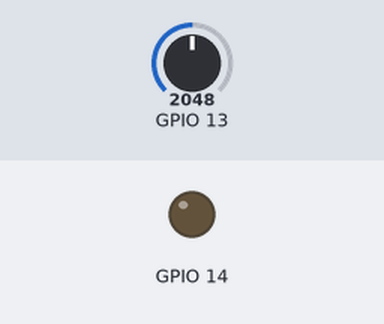
Recording of a sketch running on a simulated ESP32. Parts: output pins drawn as LEDs (lit = HIGH). The inputs (shaded band) are chosen by the test bench; at power-on: GPIO 13 = 2048. What the sketch prints to the serial monitor is not drawn.

Above: at 1.2 s.
1.3 s: GPIO 13 set to 210
At 1.6 s:
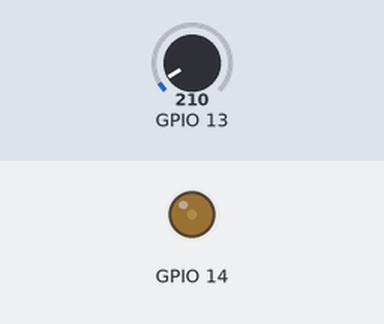
2.8 s: GPIO 13 set to 0
At 3.9 s:
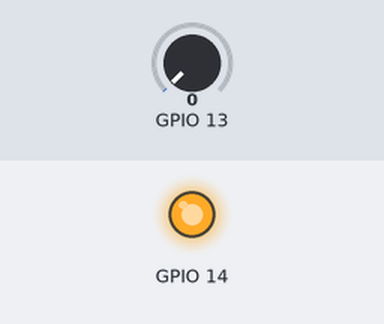
Timing chart, 0 to 5.8 s (numbered marks = the images above; inputs shaded):
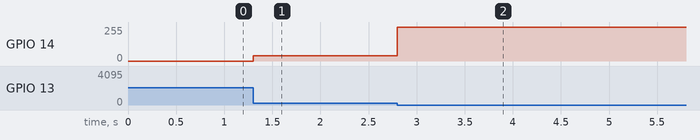

Measured:
- after the input at 1.3 s, GPIO 14: 0/255 → 41/255 at once
- after the input at 2.8 s, GPIO 14: 41/255 → 255/255 at once

The sketch:

1005ex2.ino
```cpp
void setup() {
  Serial.begin(115200); //設定傳輸鮑率，跟電腦傳輸資料的頻率
  pinMode(13, INPUT); //設定腳位為輸入用

  ledcSetup(0, 5000, 8);   //頻率5000，頻道0，解析度8;
  ledcAttachPin(14, 0);  //將上述頻道0附加到ledPin腳位14上
}

void loop() {
  int input = analogRead(13);
  input=input>250?250:input;
  int input_map = map(input, 0, 250, 0, 255);
  Serial.println(input_map);
  ledcWrite(0, 255-input_map);  //頻道0
}
```
